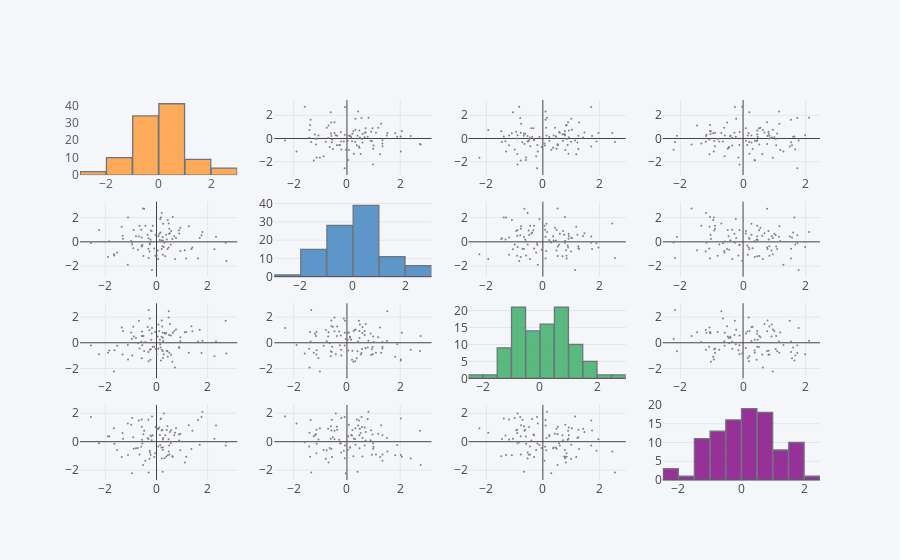

The cell this chart's notebook holds for it:
### Markdown cell above
### scatter matrix
This is similar to seaborn's pairplot

### Code cell
df.scatter_matrix()
